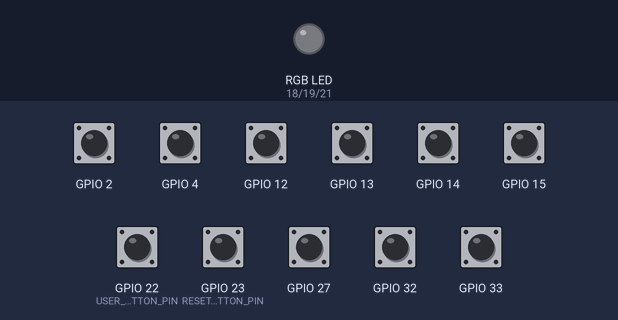
Bench run of a sketch on a simulated ESP32. On the bench: an RGB LED mixed from three pins (HIGH = lit). Dashed ring = blinking. The test bench sets the inputs (shaded band); at power-on: GPIO 2, GPIO 4, GPIO 12–15, GPIO 22 (USER_BUTTON_PIN), GPIO 23 (RESET_BUTTON_PIN), GPIO 27, GPIO 32, GPIO 33 HIGH. Nothing arrives over Bluetooth unless stated; what the sketch prints to the serial monitor is not drawn.

Above: at 2.2 s.
2.3 s: GPIO 2 pulled LOW for 0.15 s
At 3.3 s:
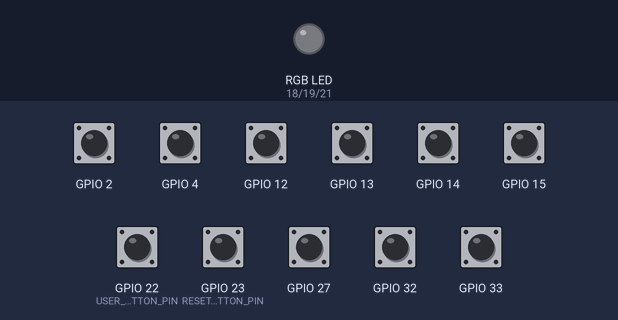
3.9 s: GPIO 4 pulled LOW for 1 s
At 4.14 s:
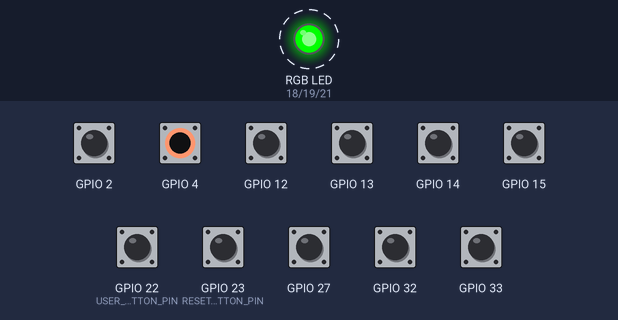
6.9 s: GPIO 22 (USER_BUTTON_PIN) pulled LOW for 0.15 s
At 7.05 s:
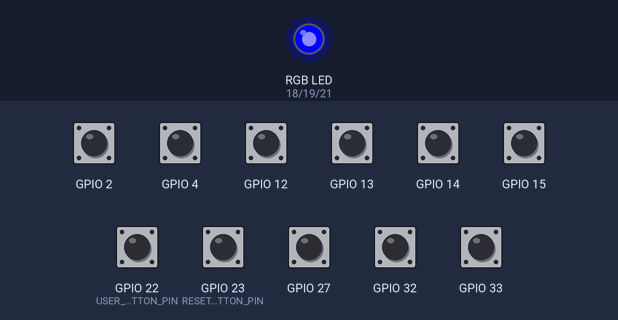
8.6 s: GPIO 23 (RESET_BUTTON_PIN) pulled LOW for 0.15 s
Timing chart, 0 to 11.2 s (numbered marks = the images above; inputs shaded):
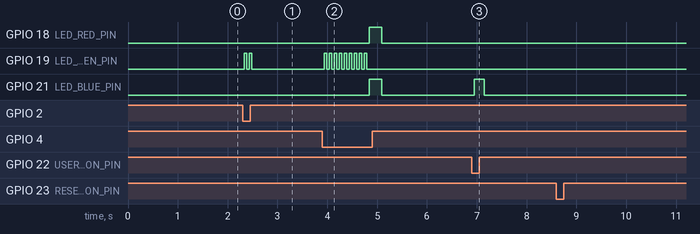

The sketch:

ESP32_Read_Send.ino
```cpp
#include "BluetoothSerial.h" // Bluetooth library

#if !defined(CONFIG_BT_ENABLED) || !defined(CONFIG_BLUEDROID_ENABLED)
#error Bluetooth is not enabled! Please run `make menuconfig` to enable it.
#endif

BluetoothSerial SerialBT; // Bluetooth Serial object

// Pin Definitions
#define TOUCH_PIN_0 T0  // GPIO 4
#define TOUCH_PIN_2 T2  // GPIO 2
#define TOUCH_PIN_3 T3  // GPIO 15
#define TOUCH_PIN_4 T4  // GPIO 13
#define TOUCH_PIN_5 T5  // GPIO 12
#define TOUCH_PIN_6 T6  // GPIO 14
#define TOUCH_PIN_7 T7  // GPIO 27
#define TOUCH_PIN_8 T8  // GPIO 33
#define TOUCH_PIN_9 T9  // GPIO 32

#define RESET_BUTTON_PIN 23     // Button to reset trial for the current user
#define USER_BUTTON_PIN  22     // Button to switch to the next user
#define DEBOUNCE_DELAY   50     // Debounce delay for buttons in milliseconds

#define LED_RED_PIN   18        // Red component of RGB LED
#define LED_GREEN_PIN 19        // Green component of RGB LED
#define LED_BLUE_PIN  21        // Blue component of RGB LED

// Thresholds and Timings
#define TOUCH_THRESHOLD 30        // Value below which a touch is registered
#define IDLE_THRESHOLD 30         // Threshold to consider a sensor idle for printing logic
#define CSV_OUTPUT_INTERVAL 100   // Interval for sending CSV data in milliseconds
#define MAX_ACTIVE_READINGS 10    // Max number of readings to record for a sensor once touched
#define INACTIVE_SENSOR_CSV_VALUE -1 // Value to send for sensors that have reached their reading limit
#define GREEN_BLINK_DURATION 50   // Duration for green LED blink on touch
#define YELLOW_FLASH_DURATION 200 // Duration for yellow LED flash on trial reset
#define BLUE_FLASH_DURATION 200   // Duration for blue LED flash on user change
#define MAGENTA_FLASH_DURATION 250 // Duration for magenta LED flash when a sensor reaches its limit

// Global Variables
unsigned long lastCsvOutputTime = 0; // Timestamp of the last CSV output
int currentUserID = 0;               // Current user ID
int currentTrialID = 0;              // Current trial ID for the user

bool allSensorsReadLimitReachedGlobal = false; // Flag if all sensors have completed their readings for a trial
// LED Flash State Variables
bool greenBlinkActive = false; unsigned long greenBlinkStartTime = 0;
bool yellowFlashActive = false; unsigned long yellowFlashStartTime = 0;
bool blueFlashActive = false; unsigned long blueFlashStartTime = 0;
bool magentaFlashActive = false; unsigned long magentaFlashStartTime = 0;

// Structure to hold data for each touch sensor
struct TouchSensorData {
  const int pinMacro;                 // ESP32 touch pin (e.g., T0, T2)
  const char* name;                   // Name of the sensor (e.g., "T9")
  int rawValue;                       // Last read raw touch value
  bool isLogicallyActiveForDurationCalc; // If sensor is currently active for duration calculation
  unsigned long currentOngoingDuration; // Current duration of the ongoing touch
  unsigned long touchStartTime;         // Timestamp when the current touch started
  bool wasPhysicallyTouchedInPreviousCycle; // If the sensor was touched in the previous loop cycle
  int activeCsvPrintCount;            // Number of times this sensor's active data has been printed
  bool limitReachedThisSensor;        // If this sensor has reached its MAX_ACTIVE_READINGS
};

// Array of sensor data structures
TouchSensorData sensors[] = {
  {TOUCH_PIN_9, "T9", 0, false, 0, 0, false, 0, false}, {TOUCH_PIN_8, "T8", 0, false, 0, 0, false, 0, false},
  {TOUCH_PIN_7, "T7", 0, false, 0, 0, false, 0, false}, {TOUCH_PIN_0, "T0", 0, false, 0, 0, false, 0, false},
  {TOUCH_PIN_2, "T2", 0, false, 0, 0, false, 0, false}, {TOUCH_PIN_3, "T3", 0, false, 0, 0, false, 0, false},
  {TOUCH_PIN_6, "T6", 0, false, 0, 0, false, 0, false}, {TOUCH_PIN_5, "T5", 0, false, 0, 0, false, 0, false},
  {TOUCH_PIN_4, "T4", 0, false, 0, 0, false, 0, false}
};
const int numSensors = sizeof(sensors) / sizeof(TouchSensorData);

// Button state variables for debouncing
int resetButtonState; int lastResetButtonState = HIGH; unsigned long lastResetDebounceTime = 0;
int userButtonState;  int lastUserButtonState = HIGH;  unsigned long lastUserDebounceTime = 0;

// Function to set RGB LED color
void setLedColor(int redState, int greenState, int blueState) {
  digitalWrite(LED_RED_PIN, redState ? HIGH : LOW);
  digitalWrite(LED_GREEN_PIN, greenState ? HIGH : LOW);
  digitalWrite(LED_BLUE_PIN, blueState ? HIGH : LOW);
}

// Function to handle trial reset button press
void triggerTrialReset() {
  currentTrialID++;
  Serial.print("TRIAL RESET for User"); Serial.print(currentUserID); // USB debug message
  Serial.print("."); Serial.print(currentTrialID);
  Serial.println(". YELLOW FLASH...");
  // SerialBT.println("TRIAL_RESET"); // Optionally, send trial reset info to BBB via Bluetooth

  // Reset sensor states
  for (int i = 0; i < numSensors; i++) {
    sensors[i].touchStartTime = 0; sensors[i].currentOngoingDuration = 0;
    sensors[i].isLogicallyActiveForDurationCalc = false; sensors[i].wasPhysicallyTouchedInPreviousCycle = false;
    sensors[i].activeCsvPrintCount = 0; sensors[i].limitReachedThisSensor = false;
  }
  allSensorsReadLimitReachedGlobal = false;
  // Reset LED flags and trigger yellow flash
  greenBlinkActive = false; blueFlashActive = false; magentaFlashActive = false;
  yellowFlashActive = true; yellowFlashStartTime = millis(); setLedColor(1, 1, 0); // Yellow
}

// Function to handle user change button press
void triggerUserChange() {
  currentUserID++; currentTrialID = 0;
  Serial.print("USER CHANGED TO: User"); Serial.print(currentUserID); // USB debug message
  Serial.print("."); Serial.print(currentTrialID);
  Serial.println(". BLUE FLASH & SENSOR RESET...");
  // SerialBT.print("USER_CHANGED:"); SerialBT.println(currentUserID); // Optionally, send user change info to BBB

  // Reset sensor states
  for (int i = 0; i < numSensors; i++) {
    sensors[i].touchStartTime = 0; sensors[i].currentOngoingDuration = 0;
    sensors[i].isLogicallyActiveForDurationCalc = false; sensors[i].wasPhysicallyTouchedInPreviousCycle = false;
    sensors[i].activeCsvPrintCount = 0; sensors[i].limitReachedThisSensor = false;
  }
  allSensorsReadLimitReachedGlobal = false;
  // Reset LED flags and trigger blue flash
  yellowFlashActive = false; greenBlinkActive = false; magentaFlashActive = false;
  blueFlashActive = true; blueFlashStartTime = millis(); setLedColor(0, 0, 1); // Blue
}


void setup() {
  Serial.begin(115200); // Initialize USB Serial Monitor (useful for debugging)
  delay(1000); // Wait for serial to initialize
  Serial.println("ESP32 Bluetooth Data Sender Initializing...");

  SerialBT.begin("ESP32_TouchData"); // Initialize Bluetooth with a device name
  Serial.println("Bluetooth initialized. Visible as 'ESP32_TouchData'.");
  Serial.println("Connect to this device from BeagleBone Black via Bluetooth.");

  // Initialize button pins
  pinMode(RESET_BUTTON_PIN, INPUT_PULLUP); resetButtonState = digitalRead(RESET_BUTTON_PIN);
  pinMode(USER_BUTTON_PIN, INPUT_PULLUP);  userButtonState = digitalRead(USER_BUTTON_PIN);
  // Initialize LED pins
  pinMode(LED_RED_PIN, OUTPUT); pinMode(LED_GREEN_PIN, OUTPUT); pinMode(LED_BLUE_PIN, OUTPUT);
  setLedColor(0, 0, 0); // Turn LED off initially

  // Prepare and send CSV Header via Bluetooth (BBB script can use this as the first line)
  // NOTE: Printing to USB Serial monitor (Serial.print) can remain for debugging.
  String header = "user,timestamp,";
  for (int i = 0; i < numSensors; i++) { header += "raw"; header += sensors[i].name; header += ","; }
  for (int i = 0; i < numSensors; i++) {
    header += "ongoingDur"; header += sensors[i].name;
    if (i < numSensors - 1) header += ",";
  }
  SerialBT.println(header); // Send the header via Bluetooth
  Serial.println("CSV Header sent to Bluetooth:"); // USB debug message
  Serial.println(header);                        // USB debug message
}

void loop() {
  unsigned long currentTime = millis(); // Get current time

  // --- Button Controls ---
  // Read reset button with debouncing
  int currentResetReading = digitalRead(RESET_BUTTON_PIN);
  if (currentResetReading != lastResetButtonState) { lastResetDebounceTime = currentTime; }
  if ((currentTime - lastResetDebounceTime) > DEBOUNCE_DELAY) {
    if (currentResetReading != resetButtonState) {
      resetButtonState = currentResetReading;
      if (resetButtonState == LOW) { // Button pressed (LOW due to INPUT_PULLUP)
        triggerTrialReset();
      }
    }
  }
  lastResetButtonState = currentResetReading;

  // Read user button with debouncing
  int currentUserReading = digitalRead(USER_BUTTON_PIN);
  if (currentUserReading != lastUserButtonState) { lastUserDebounceTime = currentTime; }
  if ((currentTime - lastUserDebounceTime) > DEBOUNCE_DELAY) {
    if (currentUserReading != userButtonState) {
      userButtonState = currentUserReading;
      if (userButtonState == LOW) { // Button pressed
        triggerUserChange();
      }
    }
  }
  lastUserButtonState = currentUserReading;

  // --- Prepare Sensor Data ---
  bool anySensorJustReachedLimit = false; // Flag if any sensor reached its limit in this cycle
  for (int i = 0; i < numSensors; i++) {
    sensors[i].rawValue = touchRead(sensors[i].pinMacro); // Read raw touch value
    bool isCurrentlyPhysicallyTouched = (sensors[i].rawValue <= TOUCH_THRESHOLD);

    if (!sensors[i].limitReachedThisSensor) { // If this sensor hasn't finished its readings
        if (sensors[i].activeCsvPrintCount < MAX_ACTIVE_READINGS) { // And still has readings to take
            if (isCurrentlyPhysicallyTouched) {
                sensors[i].isLogicallyActiveForDurationCalc = true; // Mark as active for duration
                if (!sensors[i].wasPhysicallyTouchedInPreviousCycle) { // If it's a new touch
                    sensors[i].touchStartTime = currentTime;
                    sensors[i].currentOngoingDuration = 0;
                } else { // If touch continues
                    sensors[i].currentOngoingDuration = currentTime - sensors[i].touchStartTime;
                }
            } else { // If not touched
                sensors[i].isLogicallyActiveForDurationCalc = false;
                sensors[i].currentOngoingDuration = 0;
                sensors[i].touchStartTime = 0;
            }
        } else { // If MAX_ACTIVE_READINGS reached for this sensor
            sensors[i].isLogicallyActiveForDurationCalc = false;
            sensors[i].currentOngoingDuration = 0;
            if (!sensors[i].limitReachedThisSensor) { // Mark as limit reached if not already
                 sensors[i].limitReachedThisSensor = true;
                 anySensorJustReachedLimit = true;
            }
        }
    } else { // If sensor limit was already reached
        sensors[i].isLogicallyActiveForDurationCalc = false;
        sensors[i].currentOngoingDuration = 0;
    }
    sensors[i].wasPhysicallyTouchedInPreviousCycle = isCurrentlyPhysicallyTouched; // Store current touch state for next cycle
  }

  // --- Magenta Flash Trigger ---
  // If any sensor just reached its limit and not all sensors are done globally
  if (anySensorJustReachedLimit && !allSensorsReadLimitReachedGlobal) {
      greenBlinkActive = false; yellowFlashActive = false; blueFlashActive = false;
      magentaFlashActive = true; magentaFlashStartTime = currentTime; setLedColor(1, 0, 1); // Magenta
  }

  // --- Global Finish Check ---
  // Check if all sensors have completed their readings for the current trial
  if (!allSensorsReadLimitReachedGlobal) {
    bool allDoneCheck = true;
    for (int i = 0; i < numSensors; i++) {
      if (!sensors[i].limitReachedThisSensor) {
        allDoneCheck = false; break;
      }
    }
    if (allDoneCheck) { // If all sensors are done
      allSensorsReadLimitReachedGlobal = true;
      // Turn off any temporary flashes
      greenBlinkActive = false; yellowFlashActive = false; blueFlashActive = false; magentaFlashActive = false;
      // Solid red might indicate end of trial sequence, handled below
    }
  }

  // --- LED Status Management ---
  // Handle timed flashes
  if (blueFlashActive) {
    if (currentTime - blueFlashStartTime >= BLUE_FLASH_DURATION) { blueFlashActive = false; }
    else { setLedColor(0, 0, 1); } // Blue
  } else if (yellowFlashActive) {
    if (currentTime - yellowFlashStartTime >= YELLOW_FLASH_DURATION) { yellowFlashActive = false; }
    else { setLedColor(1, 1, 0); } // Yellow
  } else if (magentaFlashActive) {
    if (currentTime - magentaFlashStartTime >= MAGENTA_FLASH_DURATION) { magentaFlashActive = false; }
    else { setLedColor(1, 0, 1); } // Magenta
  }
  // Set default/persistent LED states if no flash is active
  if (!blueFlashActive && !yellowFlashActive && !magentaFlashActive) {
    if (allSensorsReadLimitReachedGlobal) {
      setLedColor(1, 0, 0); // Solid Red: All sensors done for this trial
    }
    else if (greenBlinkActive) { // Green blink for active touch reading
      if (currentTime - greenBlinkStartTime >= GREEN_BLINK_DURATION) {
        greenBlinkActive = false; setLedColor(0, 0, 0); // Turn off after blink
      }
    } else {
      setLedColor(0, 0, 0); // Off: Idle or between blinks
    }
  }

  // --- Periodic CSV Output ---
  if (currentTime - lastCsvOutputTime >= CSV_OUTPUT_INTERVAL) {
    lastCsvOutputTime = currentTime; // Update last output time

    // Determine if any sensor is actively being touched (and not yet done with its readings)
    // This is to avoid sending CSV data when the system is truly idle.
    bool allSensorsTrulyIdleOrDoneForPrinting = true;
    for (int i = 0; i < numSensors; i++) {
      // If a sensor has not reached its limit AND its raw value indicates it's not idle (being touched or close)
      if (!sensors[i].limitReachedThisSensor && sensors[i].rawValue <= IDLE_THRESHOLD) {
        allSensorsTrulyIdleOrDoneForPrinting = false;
        break;
      }
    }

    if (!allSensorsTrulyIdleOrDoneForPrinting) {
      // Construct CSV line
      // Creating a string and sending it at once might be more efficient,
      // but sending in parts also works.
      String csvLine = "User" + String(currentUserID) + "." + String(currentTrialID) + ",";
      csvLine += String(currentTime) + ",";

      bool activeReadingThisCycle = false; // Flag if any sensor recorded an active touch this cycle
      // Add raw sensor values
      for (int i = 0; i < numSensors; i++) {
        if (!sensors[i].limitReachedThisSensor) { csvLine += String(sensors[i].rawValue); }
        else { csvLine += String(INACTIVE_SENSOR_CSV_VALUE); } // Send inactive value if limit reached
        csvLine += ",";
      }
      // Add ongoing duration values
      for (int i = 0; i < numSensors; i++) {
        unsigned long durationToPrint = 0;
        if (sensors[i].isLogicallyActiveForDurationCalc) {
            durationToPrint = sensors[i].currentOngoingDuration;
            if(sensors[i].rawValue <= TOUCH_THRESHOLD) { // If actually being touched
               sensors[i].activeCsvPrintCount++; // Increment print count for this sensor
               activeReadingThisCycle = true;    // Mark that an active reading occurred
            }
        }
        csvLine += String(durationToPrint);
        if (i < numSensors - 1) csvLine += ",";
      }

      SerialBT.println(csvLine); // Send the CSV line via Bluetooth
      Serial.println("Sent to BT: " + csvLine); // Also print to USB for debugging

      // If an active reading occurred, and no other major LED event is active, blink green
      if (activeReadingThisCycle && !allSensorsReadLimitReachedGlobal &&
          !yellowFlashActive && !blueFlashActive && !magentaFlashActive) {
        setLedColor(0, 1, 0); // Green
        greenBlinkActive = true; greenBlinkStartTime = currentTime;
      }
    }
  }
}
```

Measured:
- after the input at 2.3 s, GPIO 19 (LED_GREEN_PIN): alternates HIGH for 0.05 s and LOW for 0.05 s, 4 changes in all, then stays LOW, starting at once
- after the input at 3.9 s, GPIO 18 (LED_RED_PIN), GPIO 21 (LED_BLUE_PIN): LOW → HIGH after 0.94 s, → LOW 0.25 s later; GPIO 19 (LED_GREEN_PIN): alternates HIGH for 0.05 s and LOW for 0.05 s, 18 changes in all, then stays LOW, starting at once
- after the input at 6.9 s, GPIO 21 (LED_BLUE_PIN): LOW → HIGH after 0.05 s, → LOW 0.20 s later
